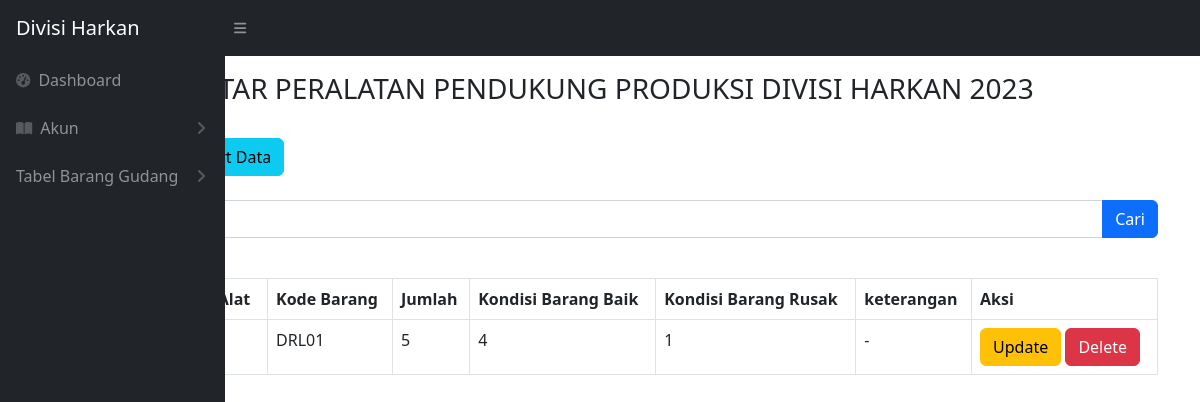
Before: /alat_produksi.php?cari=Bor Magnet with the older database file.
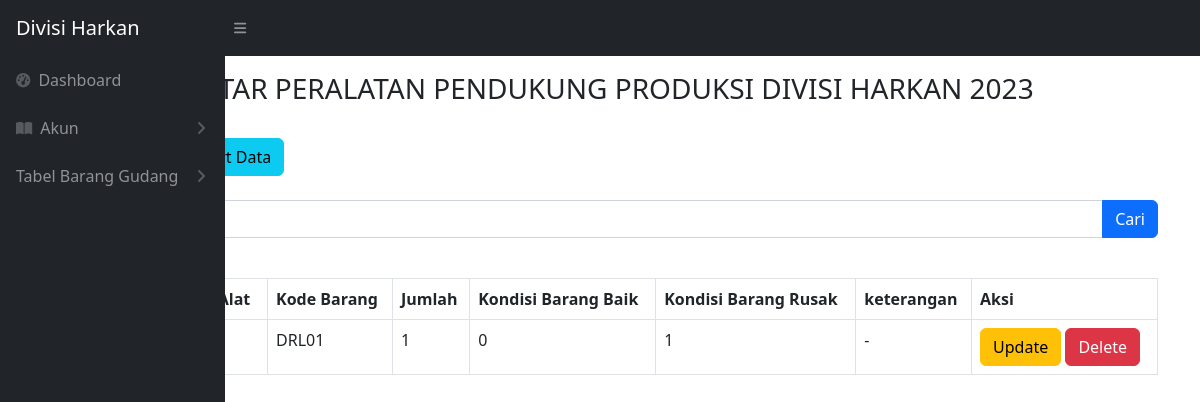
After: the same page with the newer database file.
### tables this page shows
CREATE TABLE `alat_produksi` (
  `idbarang` int(11) NOT NULL,
  `namabarang` varchar(512) NOT NULL,
  `kodebarang` varchar(100) NOT NULL,
  `jumlah` int(11) NOT NULL,
  `baik` int(11) NOT NULL,
  `rusak` int(11) NOT NULL,
  `keterangan` varchar(512) NOT NULL,
  `kategori_id` int(11) NOT NULL
);

### alat_produksi.php (the view, shortened to what the changed rows need)
<?php
require 'controller/koneksi.php';
$query = "SELECT * FROM alat_produksi";
if (isset($_GET['cari'])) {
    $keyword = $_GET['cari'];
    $query = "SELECT * FROM alat_produksi WHERE namabarang LIKE '%$keyword%' OR kodebarang LIKE '%$keyword%'";
}
?>
<!DOCTYPE html>
<html lang="en">
<head>
    <link href="css/styles.css" rel="stylesheet" />
</head>
<body class="sb-nav-fixed">
    <br>
    <br>
    <main>
        <br>
        <div class="container -fluid">
            <div class="card-mb-4">
                <br>
                <br>
                <br>
                <div class="card-body">
                    <div class="table table-responsive">
                        <table class="table table-bordered" id="dataTable" width="100" cellspacing="0">
                            <thead>
                                <tr>
                                    <th>No</th>
                                    <th>Nama Barang / Alat</th>
                                    <th>Kode Barang</th>
                                    <th>Jumlah</th>
                                    <th>Kondisi Barang Baik</th>
                                    <th>Kondisi Barang Rusak</th>
                                    <th>keterangan</th>
                                    <th>Aksi</th>
                                </tr>
                            </thead>
                            <tbody>
                                <?php
                                $i = 1;
                                $ambilsemuadatabarang = mysqli_query($conn, $query);
                                while ($data = mysqli_fetch_array($ambilsemuadatabarang)) {
                                    $namabarang = $data['namabarang'];
                                    $kodebarang = $data['kodebarang'];
                                    $jumlah = $data['jumlah'];
                                    $barangbaik = $data['baik'];
                                    $barangrusak = $data['rusak'];
                                    $keterangan = $data['keterangan'];
                                    $idb = $data['idbarang'];
                                ?>
                                    <tr>
                                        <td><?= $i++ ?></td>
                                        <td><?= $namabarang ?></td>
                                        <td><?= $kodebarang ?></td>
                                        <td><?= $jumlah ?></td>
                                        <td><?= $barangbaik ?></td>
                                        <td><?= $barangrusak ?></td>
                                        <td><?= $keterangan ?></td>
                                        <td>
                                            <button type="button" class="btn btn-warning" data-bs-toggle="modal" data-bs-target="#edit<?= $idb; ?>">
                                                Update
                                            </button>
                                            <button type="button" class="btn btn-danger" data-bs-toggle="modal" data-bs-target="#delete<?= $idb; ?>">
                                                Delete
                                            </button>
                                        </td>
                                    </tr>
                                <?php
                                };
                                ?>
                            </tbody>
                        </table>
    </main>
</html>

Changed rows visible on the page:
changed alat_produksi "DRL01": jumlah "5" → "1"; baik "4" → "0"
